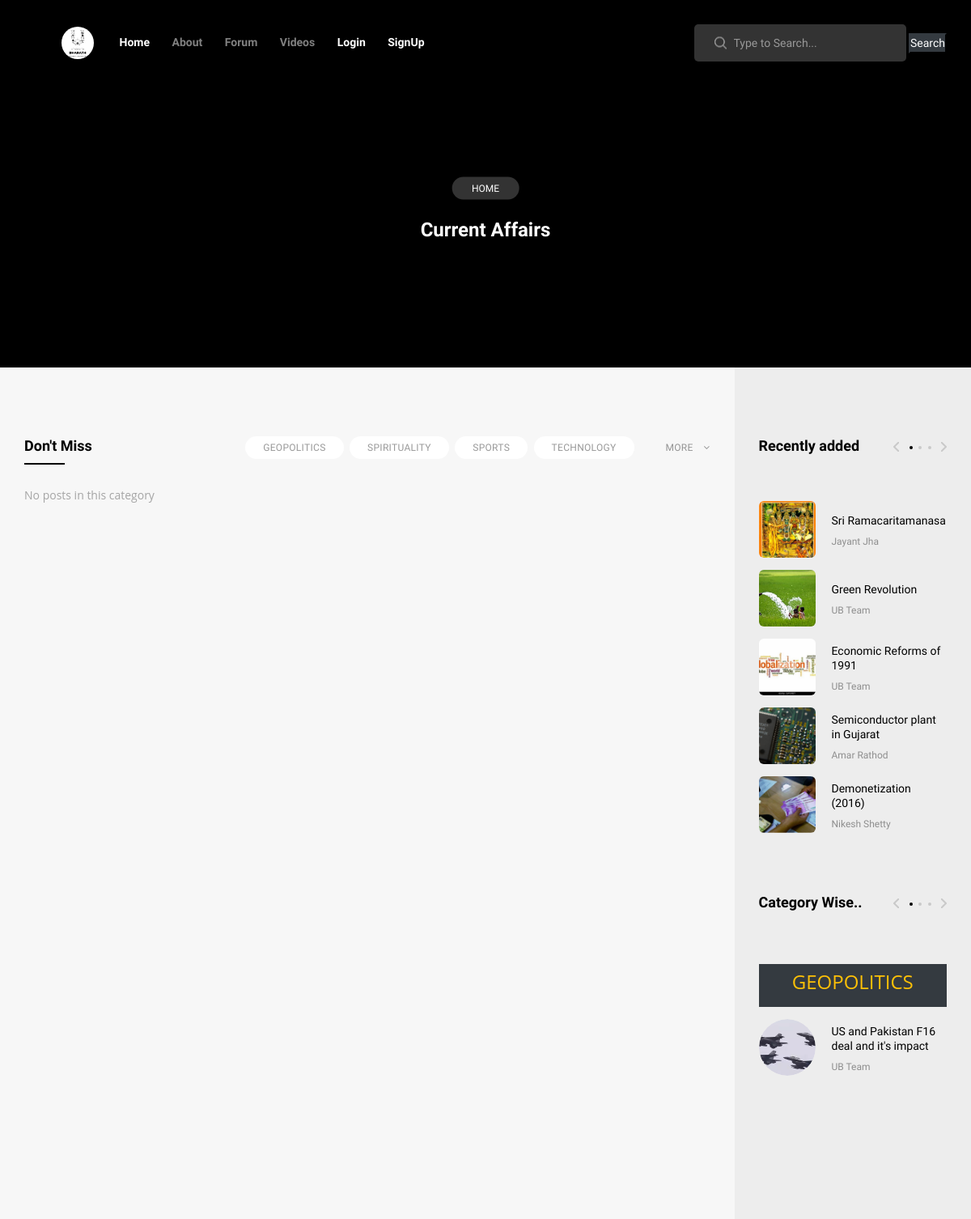
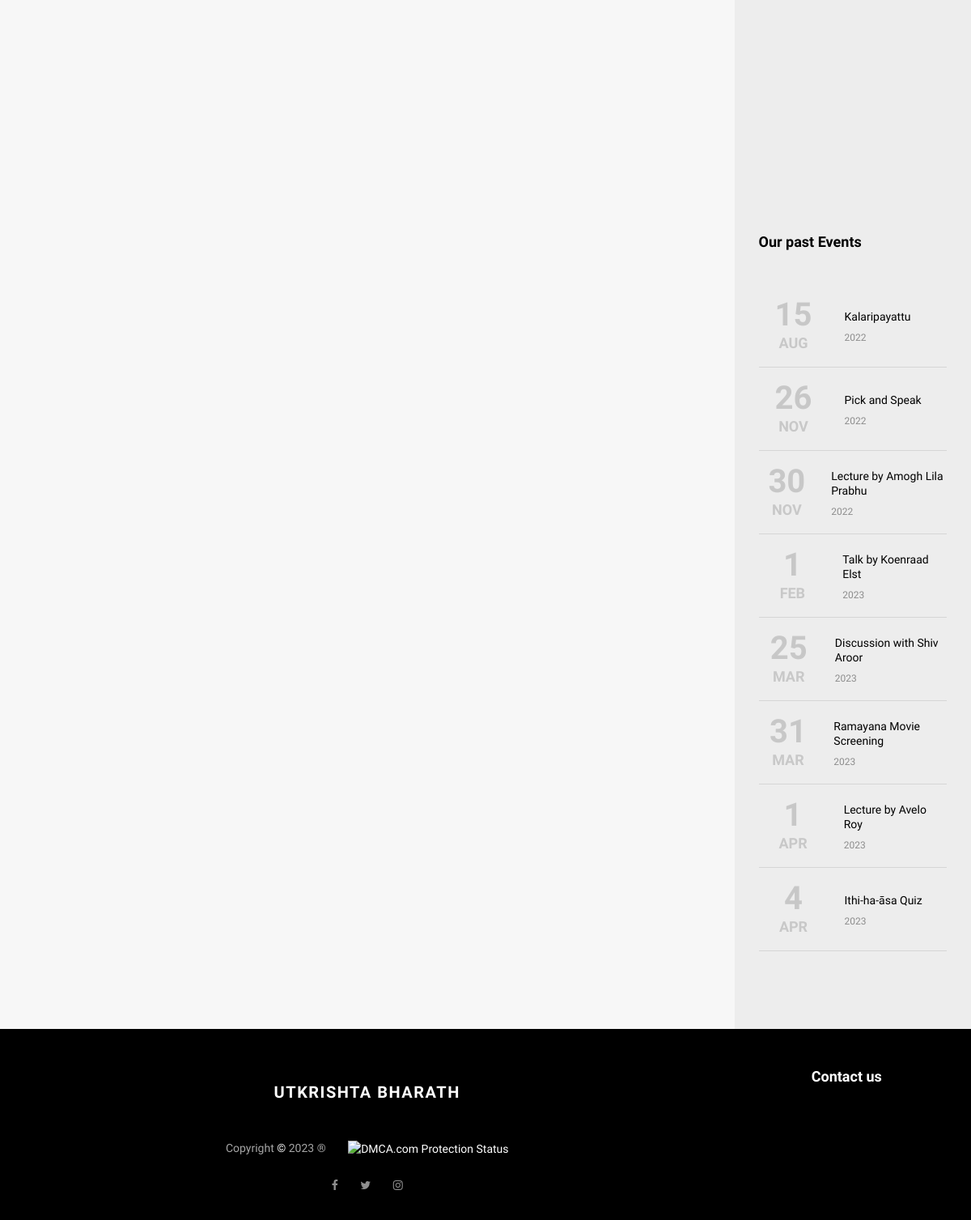
Screenshot of /category/current-affairs with the database file from the repository (2 pictures, top to bottom).
### blog/models.py (models this page shows, shortened)
class Category(models.Model):
    cat_id = models.IntegerField(primary_key=True)
    title = models.CharField(max_length=100)
    description = RichTextField(blank=True)
    url = models.CharField(max_length=100)
    add_date = models.DateTimeField(auto_now_add=True, null=True)
    def __str__(self):
        return self.title

class Post_with_image(models.Model):
    post_id = models.AutoField(primary_key=True)
    class NewManager(models.Manager):
        def get_queryset(self):
            return super().get_queryset().filter(status='published')
    options = (
        ('draft', 'Draft'),
        ('published', 'Published'),
    )
    category = models.ForeignKey(Category, on_delete=models.CASCADE)
    title = models.CharField(max_length=40)
    blog_views =models.IntegerField(default=0,editable=False)
    main_long_title = models.CharField(max_length=250)
    excerpt = models.TextField(max_length=1000)
    thumbnail  = models.ImageField(upload_to='post_thumbnail/')
    thumbnail_caption = models.CharField(max_length=100, default='Image related to blog')
    url = models.CharField(max_length=100)
    publish = models.DateTimeField(default=timezone.now)
    author = models.ForeignKey(Author, on_delete=models.CASCADE)
    content_before_image = RichTextField(blank=True)
    image_for_post = models.ImageField(upload_to='image_for_post/', blank=True)
    caption_for_image = models.CharField(max_length=100, blank=True)
    content_after_image = RichTextField(blank=True)
    quote_related_to_post = models.TextField(blank=True)
    author_of_quote = models.CharField(max_length=50,blank=True)
    likes = models.ManyToManyField(User, blank=True, related_name="liked_blogs")
    bookmark = models.ManyToManyField(User, blank=True, related_name="bookmarked_blogs")
    tags_for_seo_and_search_bar_in_website = models.TextField(help_text='Add tags(this tags will be for search bar of the webstie as well as for SEO stuffs, so be particular while adding, do research for the keywords, and add properly.')
    class Meta:
        ordering = ('-publish',)

class Author(models.Model):
    author_id = models.AutoField(primary_key=True)
    name = models.CharField(max_length=40)
    image  = models.ImageField(upload_to='author/')
    def __str__(self):
        return self.name

### non_blogs/models.py (models this page shows, shortened)
class Past_events(models.Model):
    title = models.CharField(max_length=100)
    options = (
        ('Jan','1'),
        ('Feb','2'),
        ('Mar','3'),
        ('Apr','4'),
        ('May','5'),
        ('June','6'),
        ('July','7'),
        ('Aug','8'),
        ('Sept','9'),
        ('Oct','10'),
        ('Nov','11'),
        ('Dec','12'),
    )
    date_of_event = models.IntegerField()
    month_of_event = models.CharField(max_length=10, choices=options)
    any_hashtag = models.CharField(max_length=30)

### blog/views.py (the view)
# urls.py: path('category/<slug:url>',category),
def category(request, url):
    all_categories = Category.objects.all()
    first_4_categories = Category.objects.all()[0:4]
    remaining_categoreis = Category.objects.all()[::-1]
    cats = Category.objects.all()
    future = Past_events.objects.all()
    try:
        adv1 = Advertisement.objects.all()[0]
    except:
        adv1 = None
    try:
        adv2 = Advertisement.objects.all()[1::]
    except:
        adv2 = None
    x_one = sidebar()
    cat = Category.objects.get(url=url)
    posts_ard = Post_with_image.objects.filter(category=cat)
    posts = posts_ard[3::]
    try:
        p1 = posts_ard[0:3]
    except:
        p1 = None
    page = request.GET.get('page', 1)
    paginator = Paginator(posts, 10)
    try:
        posts = paginator.page(page)
    except PageNotAnInteger:
        posts = paginator.page(1)
    except EmptyPage:
        posts = paginator.page(paginator.num_pages)
    data =  {'cat': cat,'cat_4': first_4_categories,'cat_r':remaining_categoreis, 'posts': posts,'p1':p1,'cats':cats,'future':future,'adv1':adv1,'adv2':adv2}
    data_final = {**x_one,**data}
    return render(request, "blog/category.html",data_final)

### templates/blog/category.html (shortened to what this page needs)
 {% extends 'base/base.html' %} {% load static %}{%block title%} Categories of blogs | Utkrishta Bharath | The Glorious India | Be proud to be an Indian {%endblock%}
   {%block content%}
<div class="home ard">
    <div class="home_content">
        <div class="post_category trans_200"><a href="/" class="trans_200">Home</a></div>
        <div class="post_title">{{ cat.title | safe }}</div>
    </div>
</div>
<div class="page_content">
    <div class="container">
        <div class="row row-lg-eq-height">
            <div class="col-lg-9">
                <div class="main_content">
                    <div class="category">
                        <div class="section_panel d-flex flex-row align-items-center justify-content-start">
                            <div class="section_title">Don't Miss</div>
                            <div class="section_tags ml-auto">
                                <ul>
                                    {%for cat in cat_4 %}
                                    <li class="active"><a href="/category/{{cat.url}}">{{cat.title}}</a></li>
                                    {%endfor%}
                                </ul>
                            </div>
                            <div class="section_panel_more">
                                <ul>
                                    <li>more
                                    </li>
                                </ul>
                            </div>
                        </div>
                        <div class="section_content">
                            <div class="grid clearfix">
                                {% for p in p1 %}
                                <div class="card card_default card_small_no_image grid-item">
                                    <div class="card-body">
                                        <div class="card-title card-title-small"><a href="/blog/{{p.url}}">{{p.title}}</a></div>
                                        <small class="post_meta"><a href="/blog/{{p.url}}">{{p.author}}</a><span>{{p.publish}}</span></small>
                                    </div>
                                </div>{% empty %}
                                <h5 class="card-title align-content-center">No posts in this category</h5>
                                {%endfor%}
                            </div>
                        </div>
                    </div>
                </div>
            </div>
            {% include 'blog/sidebar.html' %}
        </div>
    </div>
</div>
{%endblock%}

### templates/blog/sidebar.html (shortened to what this page needs)
{% load static %}
<div class="col-lg-3">
    <div class="sidebar">
        <div class="sidebar_section">
            <div class="sidebar_title_container">
                <div class="sidebar_title">Recently added</div>
                <div class="sidebar_slider_nav">
                    <div class="custom_nav_container sidebar_slider_nav_container">
                        <div class="custom_prev custom_prev_top">
                        </div>
                        <ul id="custom_dots" class="custom_dots custom_dots_top">
                            <li class="custom_dot custom_dot_top active"><span></span></li>
                            <li class="custom_dot custom_dot_top"><span></span></li>
                            <li class="custom_dot custom_dot_top"><span></span></li>
                        </ul>
                        <div class="custom_next custom_next_top">
                        </div>
                    </div>
                </div>
            </div>
            <div class="sidebar_section_content">
                <div class="sidebar_slider_container">
                    <div class="owl-carousel owl-theme sidebar_slider_top">
                        <div class="owl-item">
                            {% for i in latest %}
                            <div class="side_post">
                                <a href="/blog/{{i.url}}">
                                    <div class="d-flex flex-row align-items-xl-center align-items-start justify-content-start">
                                        <div class="side_post_image">
                                            <div><img src="/media/{{i.thumbnail}}" alt="Image" style="width: 100%; height: 100%; object-fit: cover;"></div>
                                        </div>
                                        <div class="side_post_content">
                                            <div class="side_post_title">{{i.title}}</div>
                                            <small class="post_meta">{{i.author}}</small>
                                        </div>
                                    </div>
                                </a>
                            </div>
                            {% endfor %}
                        </div>
                    </div>
                </div>
            </div>
        </div>
        <div class="sidebar_section newest_videos">
            <div class="sidebar_title_container">
                <div class="sidebar_title">Category Wise..</div>
                <div class="sidebar_slider_nav">
                    <div class="custom_nav_container sidebar_slider_nav_container">
                        <div class="custom_prev custom_prev_vid">
                        </div>
                        <ul id="custom_dots" class="custom_dots custom_dots_vid">
                            <li class="custom_dot custom_dot_vid active"><span></span></li>
                            <li class="custom_dot custom_dot_vid"><span></span></li>
                            <li class="custom_dot custom_dot_vid"><span></span></li>
                        </ul>
                        <div class="custom_next custom_next_vid">
                        </div>
                    </div>
                </div>
            </div>
            <div class="sidebar_section_content">
                <div class="sidebar_slider_container">
                    <div class="owl-carousel owl-theme sidebar_slider_vid">
                        <div class="owl-item">
                            <div class="side_post bg-dark">
                                <div class="d-flex flex-row align-items-xl-center align-items-center p-2 m-2 text-uppercase text-warning justify-content-center">
                                    <h3 class="text-center"> {{post_main.first.category}}</h3>
                                </div>
                            </div>
                            {% for i in post_main %}
                            <div class="side_post">
                                <a href="/blog/{{i.url}}">
                                    <div class="d-flex flex-row align-items-xl-center align-items-start justify-content-start">
                                        <div class="side_post_image">
                                            <div><img style="width: 100%; height: 100%; object-fit: cover; border-radius: 50%;" src="/media/{{i.thumbnail}}" alt=""></div>
                                        </div>
                                        <div class="side_post_content">
                                            <div class="side_post_title">{{i.title}}</div>
                                            <small class="post_meta">{{i.author}}</small>
                                        </div>
                                    </div>
                                </a>
                            </div>
                            {% endfor %}
                        </div>
                    </div>
                </div>
            </div>
        </div>
        <div class="sidebar_section">
            <div class="advertising_2">
                <a style="text-decoration: None;" href="#">
                    <div class="advertising_background" style="background-image:url(/media/{{adv1.image}})"></div>
                    <div class="advertising_2_content d-flex flex-column align-items-center justify-content-center">
                    </div>
                </a>
            </div>
        </div>
        <div class="sidebar_section future_events">
            <div class="sidebar_title_container">
                <div class="sidebar_title">Our past Events</div>
            </div>
            <div class="sidebar_section_content">
                {% for i in future %}
                <div class="item mb-1">
                    <div class="side_post">
                            <div class="d-flex flex-row align-items-xl-center align-items-start justify-content-start">
                                <div class="event_date d-flex flex-column align-items-center justify-content-center mx-2">
                                    <div class="event_day">{{i.date_of_event}}</div>
                                    <div class="event_month">{{i.month_of_event}}</div>
                                </div>
                                <div class="side_post_content">
                                    <div class="side_post_title">{{i.title}}</div>
                                    <small class="post_meta">{{i.any_hashtag}}</small>
                                </div>
                            </div>
                    </div>
                </div>
                <hr>
                {%endfor%}
            </div>
        </div>
    </div>
</div>

### templates/blog/category.html (style rules this page uses)
.ard { background-color: black; height: 55vh; width: 100vw; margin-bottom: 14px; }

### templates/base/footer.html (style rules this page uses)
a { text-decoration: none; color: white; }

### rows the page displays
Category: title "Current Affairs"
Category: title "GEOPOLITICS"
Category: title "SPIRITUALITY"
Category: title "SPORTS"
Category: title "TECHNOLOGY"
Post_with_image: thumbnail (picture), title "Sri Ramacaritamanasa", author "Jayant Jha"
Post_with_image: thumbnail (picture), title "Green Revolution", author "UB Team"
Post_with_image: thumbnail (picture), title "Economic Reforms of 1991", author "UB Team"
Post_with_image: thumbnail (picture), title "Semiconductor plant in Gujarat", author "Amar Rathod"
Post_with_image: thumbnail (picture), title "Demonetization (2016)", author "Nikesh Shetty"
Post_with_image: first.category "GEOPOLITICS", thumbnail (picture), title "US and Pakistan F16 deal and it's impact", author "UB Team"
Past_events: date_of_event "15", month_of_event "AUG", title "Kalaripayattu", any_hashtag "2022"
Past_events: date_of_event "26", month_of_event "NOV", title "Pick and Speak", any_hashtag "2022"
Past_events: date_of_event "30", month_of_event "NOV", title "Lecture by Amogh Lila Prabhu", any_hashtag "2022"
Past_events: date_of_event "1", month_of_event "FEB", title "Talk by Koenraad Elst", any_hashtag "2023"
Past_events: date_of_event "25", month_of_event "MAR", title "Discussion with Shiv Aroor", any_hashtag "2023"
Past_events: date_of_event "31", month_of_event "MAR", title "Ramayana Movie Screening", any_hashtag "2023"
Past_events: date_of_event "1", month_of_event "APR", title "Lecture by Avelo Roy", any_hashtag "2023"
Past_events: date_of_event "4", month_of_event "APR", title "Ithi-ha-āsa Quiz", any_hashtag "2023"
